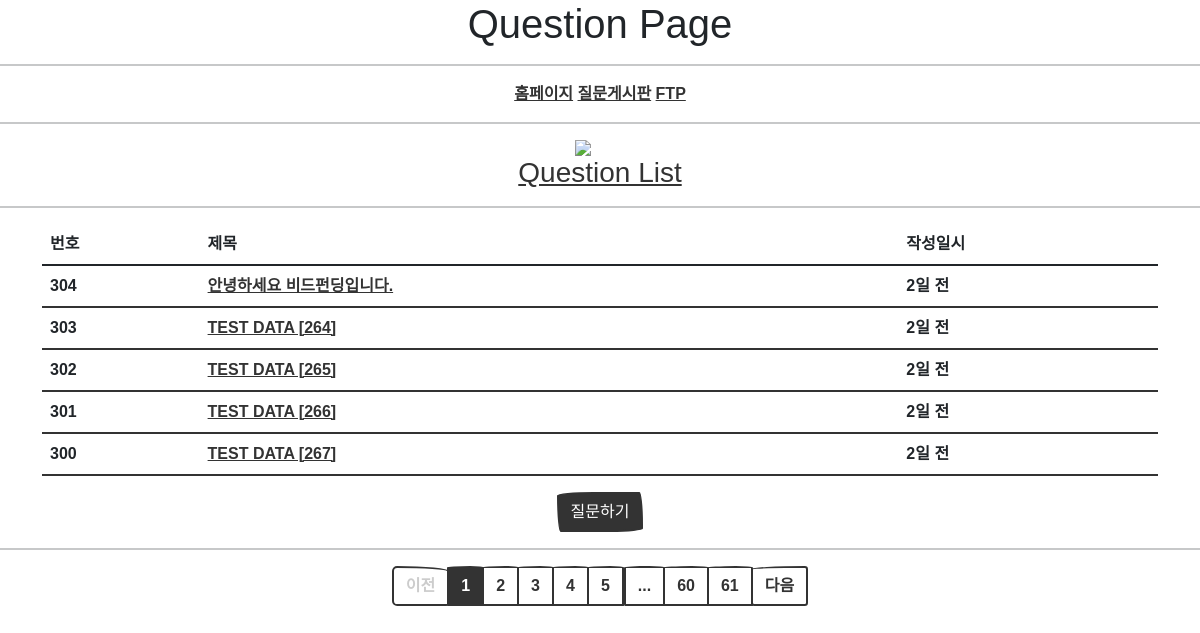
Page /question/list/ on the earlier database version.
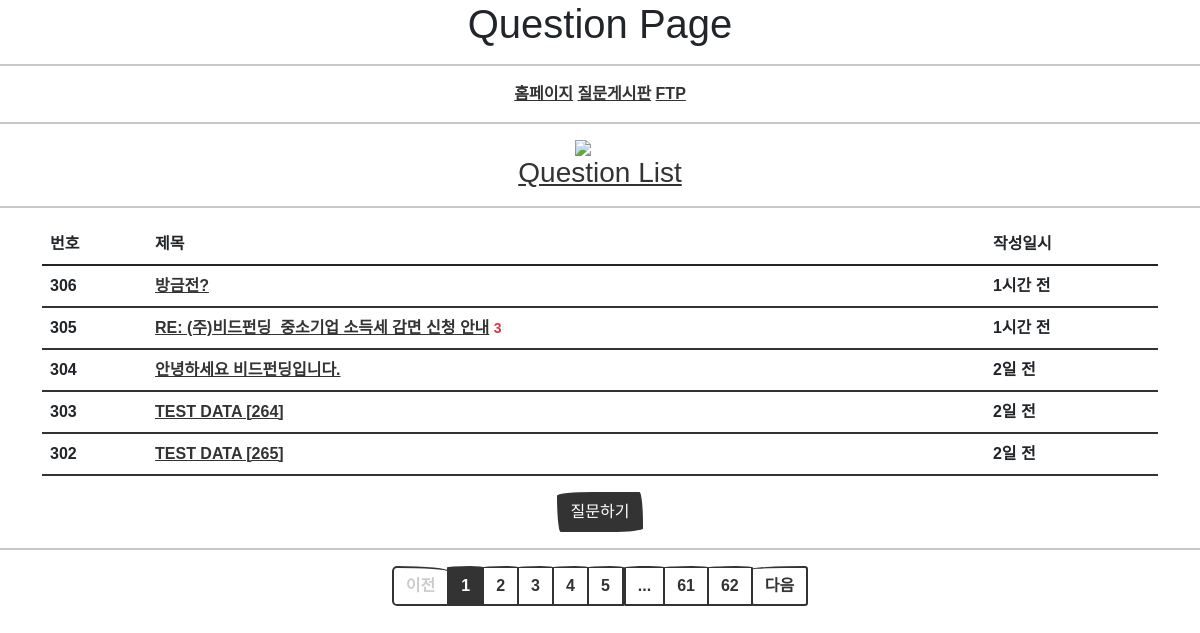
Same page on the later database version.
### models.py (models this page shows)
class Question(db.Model):
    id = db.Column(db.Integer, primary_key=True)
    subject = db.Column(db.String(200), nullable=False)
    content = db.Column(db.Text(), nullable=False)
    create_date = db.Column(db.DateTime(), nullable=False)

### views/question_views.py (the view)
@bp.route('/list/')
def _list():
    page = request.args.get('page', type=int, default=1) # 페이지번호가 없으면 default로 페이지1을 출력한다.
    question_list = Question.query.order_by(Question.create_date.desc())
    question_list = question_list.paginate(page, per_page=5)
    return render_template('question/question_list.html', question_list=question_list)

### filter.py (called while the page is built)
def format_datetime(value, fmt='%m월 %d일'):
    now = datetime.now()
    time = now - value
    if time < timedelta(minutes=1):
        return '방금전'
    elif time < timedelta(hours=1):
        return str(int(time.seconds / 60)) + '분 전'
    elif time < timedelta(days=1):
        return str(int(time.seconds / 3600)) + '시간 전'
    elif time < timedelta(days=7):
        time = datetime.now().date() - value.date()
        return str(time.days) + '일 전'
    else:
        return value.strftime(fmt)

### templates/question/question_list.html (shortened to what this page needs)
<!DOCTYPE html>
<html>
  <head>
      <link rel="stylesheet" href="{{ url_for('static', filename='bootstrap.min.css') }}">
      <link rel="stylesheet" href="{{ url_for('static', filename='style.css') }}">
      <link rel="stylesheet" type="text/css" href="https://cdn.jsdelivr.net/gh/moonspam/NanumSquare@1.0/nanumsquare.css">
  </head>
  <body>
  	<center>
	  <div>
  		<h1>Question Page</h1>
  		<hr width="100%" color="black"/>
  		<center>
			<a href="{{url_for('main.home_page')}}">홈페이지</a>
            <a href="{{url_for('question._list')}}">질문게시판</a>
            <a href="{{url_for('files.main_page')}}">FTP</a>
			<hr width="100%" color="black"/>
			<img src="{{ url_for('static',filename='images/aq.png') }}", width="50"
        	style="margin-left: auto; margin-right: auto; display: block;")/>
  			<h3><a href="{{url_for('question._list')}}">Question List</a></h3>
  		</center>
  		<hr width="100%" color="black"/>
	  </div>
  	</center>
  <center>
	  <div class="container my-3">
    <table class="table">
        <thead>
        <tr class="thead-dark">
            <th>번호</th>
            <th>제목</th>
            <th>작성일시</th>
        </tr>
        </thead>
        <tbody>
        {% if question_list %}
        {% for question in question_list.items %}
        <tr>
            <td>{{ question_list.total - ((question_list.page-1) * question_list.per_page) - loop.index0 }}</td>
            <td>
                <a href="{{ url_for('question.detail', question_id=question.id) }}">{{ question.subject }}</a>
                {% if question.answer_set|length > 0 %}
                <span class="text-danger small ml-2">{{ question.answer_set|length }}</span>
                {% endif %}
            </td>
            <td>{{ question.create_date|datetime }}</td>
        </tr>
        {% endfor %}
        {% else %}
        <tr>
            <td colspan="3">질문이 없습니다.</td>
        </tr>
        {% endif %}
        </tbody>
    </table>
</div>
      <a href="{{ url_for('question.create') }}" class="btn btn-primary">질문하기</a>
      <hr width="100%" color="black"/>
    <ul class="pagination justify-content-center">
        {% if question_list.has_prev %}
        <li class="page-item">
            <a class="page-link" href="?page={{ question_list.prev_num }}">이전</a>
        </li>
        {% else %}
        <li class="page-item disabled">
            <a class="page-link" tabindex="-1" aria-disabled="true" href="#">이전</a>
        </li>
        {% endif %}
        {% for page_num in question_list.iter_pages() %}
            {% if page_num %}
                {% if page_num != question_list.page %}
                <li class="page-item">
                    <a class="page-link" href="?page={{ page_num }}">{{ page_num }}</a>
                </li>
                {% else %}
                <li class="page-item active" aria-current="page">
                    <a class="page-link" href="#">{{ page_num }}</a>
                </li>
                {% endif %}
           {% else %}
                <li class="disabled">
                    <a class="page-link" href="#">...</a>
                </li>
           {% endif %}
        {% endfor %}
        {% if question_list.has_next %}
        <li class="page-item">
            <a class="page-link" href="?page={{ question_list.next_num }}">다음</a>
        </li>
        {% else %}
        <li class="page-item disabled">
            <a class="page-link" tabindex="-1" aria-disabled="true" href="#">다음</a>
        </li>
        {% endif %}
    </ul>
  </center>
  </body>
</html>

Differences in the rows shown:
no longer on this page (row unchanged): Question: total "301", subject "TEST DATA [266]", create_date "2일 전"
no longer on this page (row unchanged): Question: total "300", subject "TEST DATA [267]", create_date "2일 전"
added Question: id "306", subject "방금전?", create_date "1시간 전"
added Question: id "305", subject "RE: (주)비드펀딩_중소기업 소득세 감면 신청 안내", answer_set|length "3", create_date "1시간 전"
Other differences:
new list line: "62"
list line gone: "60"
